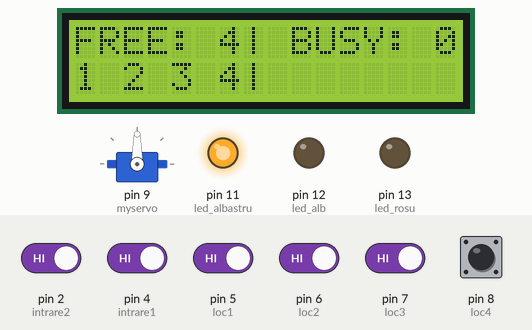
This sketch was run on a simulated Arduino Uno, built with avr-gcc and run on an emulated ATmega328P. On the bench: servo, 16×2 character LCD, output pins drawn as LEDs (lit = HIGH). Inputs (shaded band) come from the test bench; at power-on: pin 2 (intrare2), pin 4 (intrare1), pin 5 (loc1), pin 6 (loc2), pin 7 (loc3), pin 8 (loc4) HIGH.

Above: at 3.2 s.
3.3 s: pin 4 (intrare1) driven LOW
At 5.0 s:
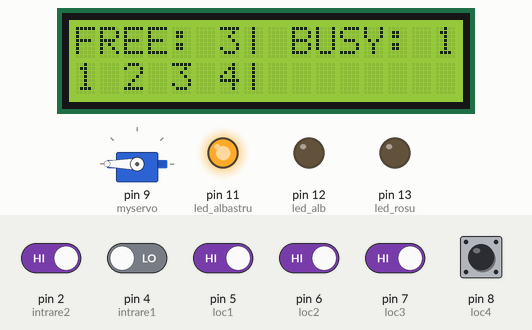
5.3 s: pin 2 (intrare2) driven LOW
At 6.9 s:
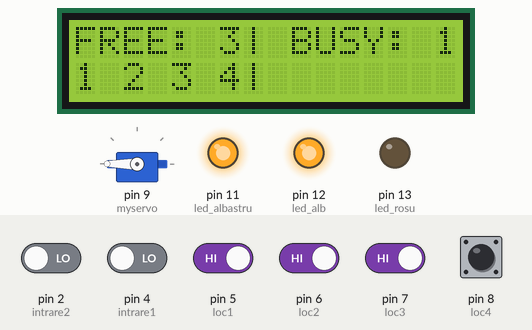
8.3 s: pin 4 (intrare1) driven HIGH
At 11.0 s:
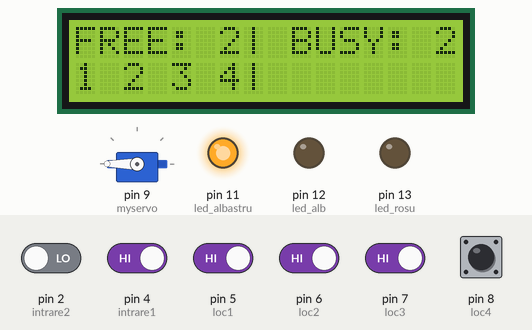
11.3 s: pin 5 (loc1) driven LOW
At 11.9 s:
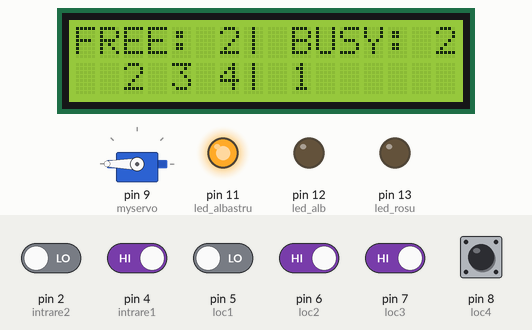
12.8 s: pin 6 (loc2) driven LOW
At 13.2 s:
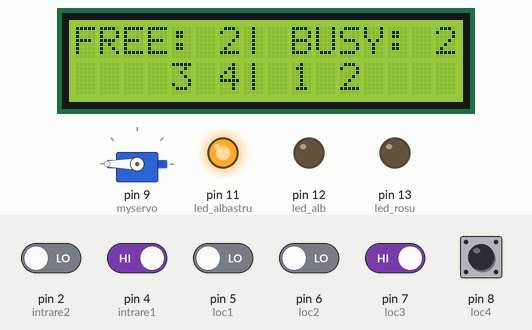
14.3 s: pin 7 (loc3) driven LOW
At 15.7 s:
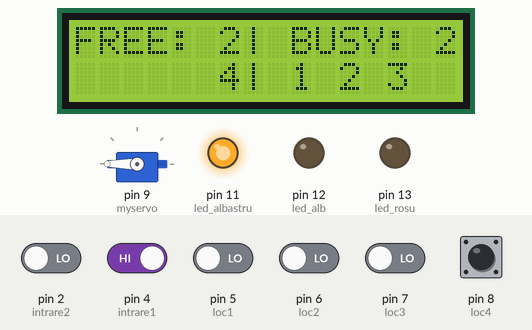
Timing chart, 0 to 16.8 s (numbered marks = the images above; inputs shaded):
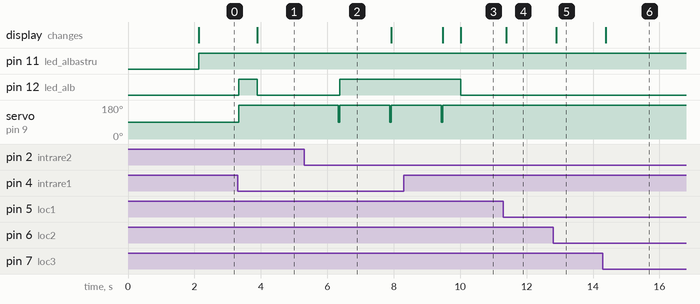

Measured:
- after the input at 3.3 s, pin 12 (led_alb): LOW → HIGH at once, → LOW 0.55 s later; servo on pin 9 (myservo): 90° → 180° at once; the display: changes after 0.59 s (image 1)
- after the input at 5.3 s, pin 12 (led_alb): LOW → HIGH after 1.1 s; servo on pin 9 (myservo): alternates 180° for 1.5 s and 90° for 0.05 s, starting after 1.0 s
- after the input at 8.3 s, pin 11 (led_albastru): stays HIGH (without the input it goes to LOW after 2.7 s); pin 12 (led_alb): HIGH → LOW after 1.7 s instead of 2.7 s; pin 13 (led_rosu): stays LOW (without the input it goes to HIGH after 2.7 s)
- after the input at 11.3 s, the display: changes after 0.08 s (image 4)
- after the input at 12.8 s, the display: changes after 0.09 s (image 5)
- after the input at 14.3 s, the display: changes after 0.09 s (image 6)

The sketch:

Car_Parking_System.ino
```cpp
#include <Servo.h>
#include <Wire.h>
#include <LiquidCrystal_I2C.h>
#include <String.h>
LiquidCrystal_I2C lcd(0x27, 16, 2);

Servo myservo;          //servo motor

#define intrare1 4      //primul pin de la intrare
#define intrare2 2      //al doilea pin de la intrare

#define loc1 5          //pinul pentru primul loc de parcare
#define loc2 6          //pinul pentru al doilea loc de parcare
#define loc3 7          //pinul pentru al treilea loc de parcare
#define loc4 8          //pinul pentru al patrulea loc de parcare

#define led_rosu 13     //pinul corespunzator ledului rosu  - se aprinde cand parcarea este full si o masina incearca sa intre
#define led_alb 12      //pinul corespunzator ledului alb   - se aprinde in momentul in care se deschide bariera
#define led_albastru 11 //pinul corespunzator ledului albastru - se aprinde cand in parcare sunt locuri disponibile

int S1 = 0, S2 = 0, S3 = 0, S4 = 0;    //semnale citite de pe pinii senzorilor pentru fiecare loc de parcare
int flag1 = 0, flag2 = 0;

int locuri = 4;         //nr de locuri disponibile

char libere [8] = "", ocupate[8] = "";  //pentru afisarea pe lcd
int contor_libere = 0;
int contor_ocupate = 0;

void setup() {

  pinMode(intrare1, INPUT); //setam pinii de la senzorii aflati la intrare ca si input
  pinMode(intrare2, INPUT);

  pinMode(loc1, INPUT);     //setam pinii de la senzorii aflati in dreptul fiecarui loc de parcare ca si input
  pinMode(loc2, INPUT);
  pinMode(loc3, INPUT);
  pinMode(loc4, INPUT);


  pinMode(led_rosu, OUTPUT);  //setam pinii de la leduri ca si output
  pinMode(led_alb, OUTPUT);
  pinMode(led_albastru, OUTPUT);

  myservo.attach(9);          //punem servo motor ul pe pinul 9
  myservo.write(90);

  lcd.init();
  lcd.backlight();

  lcd.setCursor(0, 0);
  lcd.print(" Buna ziua! ");

  delay(2000);
  lcd.clear();

  Read_Sensor();

  int total = S1 + S2 + S3 + S4;
  locuri = locuri - total;
}
void loop() {

  Read_Sensor();

  lcd.setCursor(0, 0);
  lcd.print("FREE: ");
  lcd.print(locuri);
  lcd.print("  ");

  lcd.setCursor(7, 0);
  lcd.print("| BUSY: ");
  lcd.print(4 - locuri);
  lcd.print("  ");

  strcpy(libere, "");
  strcpy(ocupate,"");

  contor_libere = 0;
  contor_ocupate = 0;

  if (S1 == 1) {
    ocupate[contor_ocupate ++] = '1';
    ocupate[contor_ocupate ++] = ' ';
    libere[contor_libere ++] = ' ';
    libere[contor_libere ++] = ' ';
  } else {
    libere[contor_libere ++] = '1';
    libere[contor_libere ++] = ' ';
    ocupate[contor_ocupate ++] = ' ';
    ocupate[contor_ocupate ++] = ' ';
  }

  if (S2 == 1) {
    ocupate[contor_ocupate ++] = '2';
    ocupate[contor_ocupate ++] = ' ';
    libere[contor_libere ++] = ' ';
    libere[contor_libere ++] = ' ';
  } else {
    libere[contor_libere ++] = '2';
    libere[contor_libere ++] = ' ';
    ocupate[contor_ocupate ++] = ' ';
    ocupate[contor_ocupate ++] = ' ';
  }
  if (S3 == 1) {
    ocupate[contor_ocupate ++] = '3';
    ocupate[contor_ocupate ++] = ' ';
    libere[contor_libere ++] = ' ';
    libere[contor_libere ++] = ' ';
  } else {
    libere[contor_libere ++] = '3';
    libere[contor_libere ++] = ' ';
    ocupate[contor_ocupate ++] = ' ';
    ocupate[contor_ocupate ++] = ' ';
  }

  if (S4 == 1) {
    ocupate[contor_ocupate ++] = '4';
    ocupate[contor_ocupate ++] = ' ';
    libere[contor_libere ++] = ' ';
    libere[contor_libere ++] = ' ';
  } else {
    libere[contor_libere ++] = '4';
    libere[contor_libere ++] = ' ';
    ocupate[contor_ocupate ++] = ' ';
    ocupate[contor_ocupate ++] = ' ';
  }

  lcd.setCursor(0, 1);
  lcd.print(libere);

  lcd.setCursor(7,1);
  lcd.print("| ");
  lcd.print(ocupate);

  digitalWrite(led_alb,LOW);
  digitalWrite(led_rosu, LOW);

  if(locuri == 0){
    digitalWrite(led_albastru, LOW);
  }else{
    digitalWrite(led_albastru, HIGH);
  }
  if (digitalRead(intrare1) == 0 && flag1 == 0) {
    if (locuri > 0) {
      flag1 = 1;
      if (flag2 == 0) {
        myservo.write(180);
        locuri = locuri - 1;
        digitalWrite(led_alb, HIGH);
        delay(500);
      }
    } else {
      lcd.clear();
      lcd.setCursor(0, 1);
      lcd.print("Parking Full :(");
      digitalWrite(led_rosu,HIGH);
      delay(1500);
    }
  }

  if (digitalRead(intrare2) == 0 && flag2 == 0) {
    flag2 = 1;
    if (flag1 == 0 && locuri < 4) {
      myservo.write(180);
      locuri = locuri + 1;
      digitalWrite(led_alb, HIGH);
      delay(500);
    }
    digitalWrite(led_albastru, HIGH);
  }

  if (flag1 == 1 && flag2 == 1) {
    delay(1000);
    myservo.write(90);
    flag1 = 0, flag2 = 0;
    digitalWrite(led_albastru, HIGH);
  }

  delay(1);
}
void Read_Sensor() {
  S1 = 0, S2 = 0, S3 = 0, S4 = 0;

  if (digitalRead(loc1) == 0) {
    S1 = 1;
  }
  if (digitalRead(loc2) == 0) {
    S2 = 1;
  }
  if (digitalRead(loc3) == 0) {
    S3 = 1;
  }
  if (digitalRead(loc4) == 0) {
    S4 = 1;
  }
}
```
